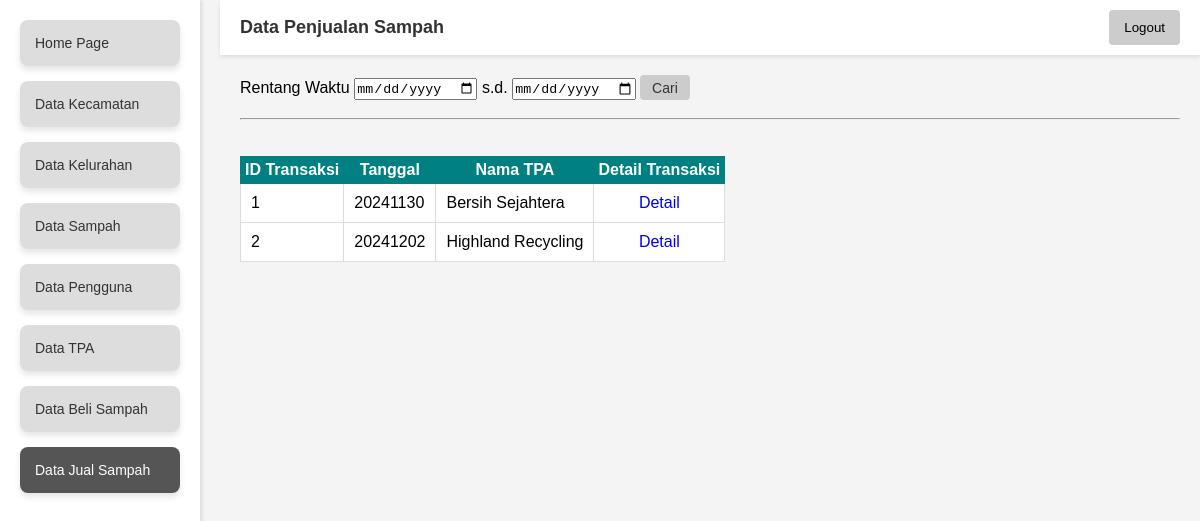
The app's page /data_penjualan_sampah (signed in) with its own data.
### tables this page shows
CREATE TABLE SetoranPusat (id INTEGER PRIMARY KEY AUTOINCREMENT, id_TPA INTEGER REFERENCES TPA (id), tanggal TEXT);

CREATE TABLE TPA (id INTEGER PRIMARY KEY AUTOINCREMENT NOT NULL, nama TEXT);

### main.py (the view)
@app.route('/data_penjualan_sampah')
def data_penjualan_sampah():
    conn = get_db_connection()
    cursor = conn.cursor()
    if(request.args):
        mulai = request.args.get('tgl-mulai')
        akhir = request.args.get('tgl-akhir')
        date_object_mulai = datetime.strptime(mulai, "%Y-%m-%d")
        month_str_mulai = str(date_object_mulai.month).zfill(2)
        day_str_mulai = str(date_object_mulai.day).zfill(2)
        tanggal_mulai = str(date_object_mulai.year) + "" + month_str_mulai + "" + day_str_mulai
        date_object_akhir = datetime.strptime(akhir, "%Y-%m-%d")
        month_str_akhir = str(date_object_akhir.month).zfill(2)
        day_str_akhir = str(date_object_akhir.day).zfill(2)
        tanggal_akhir = str(date_object_akhir.year) + "" + month_str_akhir + "" + day_str_akhir
        print(tanggal_mulai)
        print(tanggal_akhir)
        cursor.execute("SELECT * FROM DataJualSampahView WHERE tanggal >= ? AND tanggal <= ?", (tanggal_mulai, tanggal_akhir))
        setoran = cursor.fetchall()
        conn.close()
    else:
        cursor.execute("SELECT * FROM DataJualSampahView")
        setoran = cursor.fetchall()
        conn.close()
    return render_template('admin/data-jual-admin.html', setoran_pusat = setoran)

### main.py (called while the page is built)
def get_db_connection():
    conn = sqlite3.connect('database/database.db')
    conn.row_factory = sqlite3.Row
    return conn

@app.before_request
def require_login():
    allowed_routes = ['login', 'register', 'static']
    if 'nama' not in session and request.endpoint not in allowed_routes:
        return redirect(url_for('login'))

### templates/admin/data-jual-admin.html (shortened to what this page needs)
<!DOCTYPE html>
<html lang="en">
<head>
  <link rel="stylesheet" href="{{ url_for('static', filename='css/admin/style-data-jual-admin.css') }}">
</head>
<body>
  <div class="container">
    <header>
      <h1>Data Penjualan Sampah</h1>
      {% include 'admin/logoutFragment.html' %}
    </header>
    {% include 'admin/sidebarFragment.html' %}
    <main>
      <div class="search-bar">
        <form method="GET">
            <span>Rentang Waktu</span>
            <input type="date" name="tgl-mulai">
            <span>s.d.</span>
            <input type="date" name="tgl-akhir">
            <button id="search-button">Cari</button>
        </form>
        <br><hr><br>
      </div>
      <br>
      <table>
          <tr>
              <th>ID Transaksi</th>
              <th>Tanggal</th>
              <th>Nama TPA</th>
              <th>Detail Transaksi</th>
          </tr>
          {% for item in setoran_pusat %}
          <tr>
              <td>{{item.id_transaksi}}</td>
              <td>{{item.tanggal}}</td>
              <td>{{item.nama_tpa}}</td>
              <td><a href="penjualan_sampah_detail?id={{item.id_transaksi}}">Detail</a></td>
          </tr>
          {% endfor %}
      </table>
    </main>
  </div>
</body>
</html>

### static/css/admin/style-data-jual-admin.css (style rules this page uses)
table { border: 1px solid teal; border-collapse: collapse; background-color: white; }
td, tr { border: 1px solid #ddd; padding: 10px; }
th { padding: 4px; border: 1px solid teal; text-align: center; background: teal; color: white; }
* { margin: 0; padding: 0; box-sizing: border-box; }
body { font-family: Arial, sans-serif; background-color: #f4f4f4; }
.container { display: flex; flex-direction: column; height: 100vh; }
header { display: flex; justify-content: space-between; align-items: center; background-color: #fff; padding: 10px 20px; box-shadow: 0 2px 4px rgba(0, 0, 0, 0.1); margin-left: 220px; }
header h1 { font-size: 18px; color: #333; }
td>a { display: flex; justify-content: center; text-decoration: none; }
main { margin-left: 220px; padding: 20px; flex: 1; }
#search-button { width: 50px; background-color: #ccc; color: #333; height: 25px; }
#search-button, #add-button { padding: 1px 1px; border: none; border-radius: 4px; cursor: pointer; font-size: 14px; }

### records on screen
SetoranPusat: id_transaksi "1", tanggal "20241130", nama_tpa "Bersih Sejahtera"
SetoranPusat: id_transaksi "2", tanggal "20241202", nama_tpa "Highland Recycling"
